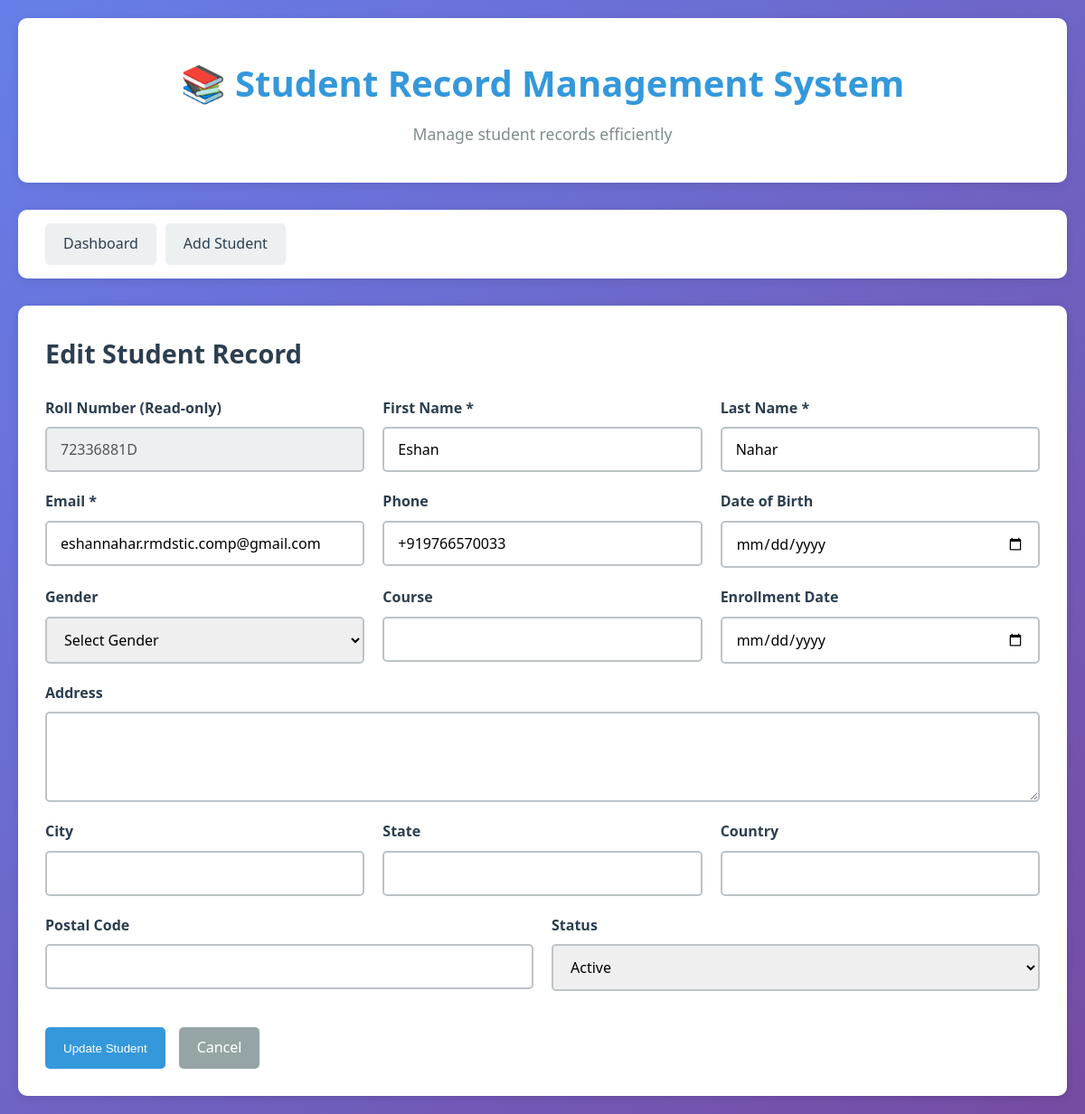
The page /edit_student.php?id=3 on the database its author committed.
### tables this page shows
CREATE TABLE students (
        id INTEGER PRIMARY KEY AUTOINCREMENT,
        roll_number TEXT UNIQUE NOT NULL,
        first_name TEXT NOT NULL,
        last_name TEXT NOT NULL,
        email TEXT UNIQUE NOT NULL,
        phone TEXT,
        date_of_birth DATE,
        gender TEXT,
        address TEXT,
        city TEXT,
        state TEXT,
        country TEXT,
        postal_code TEXT,
        course TEXT,
        enrollment_date DATE,
        status TEXT DEFAULT 'Active',
        created_at TIMESTAMP DEFAULT CURRENT_TIMESTAMP,
        updated_at TIMESTAMP DEFAULT CURRENT_TIMESTAMP
    );

### edit_student.php (the view, shortened to what this page needs)
<?php
require_once 'db.php';
$student_id = intval($_GET['id']);
$student = null;
try {
    if (DB_TYPE === 'sqlite') {
        $query = "SELECT * FROM students WHERE id = ?";
        $stmt = $conn->prepare($query);
        $stmt->execute([$student_id]);
        $student = $stmt->fetch(PDO::FETCH_ASSOC);
    } else if (DB_TYPE === 'mysql') {
        $query = "SELECT * FROM students WHERE id = $student_id";
        $result = $conn->query($query);
        $student = $result->fetch_assoc();
    }
} catch (Exception $e) {
    header('Location: index.php');
    exit;
}
?>
<!DOCTYPE html>
<html lang="en">
<head>
    <link rel="stylesheet" href="assets/css/style.css">
</head>
<body>
    <div class="container">
        <div class="header">
            <h1>📚 Student Record Management System</h1>
            <p>Manage student records efficiently</p>
        </div>
        <nav class="navbar">
            <a href="index.php" class="nav-link">Dashboard</a>
            <a href="add_student.php" class="nav-link">Add Student</a>
        </nav>
        <div class="form-container">
            <h2>Edit Student Record</h2>
            <form method="POST" class="student-form">
                <div class="form-row">
                    <div class="form-group">
                        <label for="roll_number">Roll Number (Read-only)</label>
                        <input type="text" id="roll_number" name="roll_number"
                            value="<?php echo htmlspecialchars($student['roll_number']); ?>"
                            readonly disabled>
                    </div>
                    <div class="form-group">
                        <label for="first_name">First Name *</label>
                        <input type="text" id="first_name" name="first_name"
                            value="<?php echo htmlspecialchars($student['first_name']); ?>"
                            required>
                    </div>
                    <div class="form-group">
                        <label for="last_name">Last Name *</label>
                        <input type="text" id="last_name" name="last_name"
                            value="<?php echo htmlspecialchars($student['last_name']); ?>"
                            required>
                    </div>
                </div>
                <div class="form-row">
                    <div class="form-group">
                        <label for="email">Email *</label>
                        <input type="email" id="email" name="email"
                            value="<?php echo htmlspecialchars($student['email']); ?>"
                            required>
                    </div>
                    <div class="form-group">
                        <label for="phone">Phone</label>
                        <input type="tel" id="phone" name="phone"
                            value="<?php echo htmlspecialchars($student['phone'] ?? ''); ?>">
                    </div>
                    <div class="form-group">
                        <label for="dob">Date of Birth</label>
                        <input type="date" id="dob" name="dob"
                            value="<?php echo htmlspecialchars($student['date_of_birth'] ?? ''); ?>">
                    </div>
                </div>
                <div class="form-row">
                    <div class="form-group">
                        <label for="gender">Gender</label>
                        <select id="gender" name="gender">
                            <option value="">Select Gender</option>
                        </select>
                    </div>
                    <div class="form-group">
                        <label for="course">Course</label>
                        <input type="text" id="course" name="course"
                            value="<?php echo htmlspecialchars($student['course'] ?? ''); ?>">
                    </div>
                    <div class="form-group">
                        <label for="enrollment_date">Enrollment Date</label>
                        <input type="date" id="enrollment_date" name="enrollment_date"
                            value="<?php echo htmlspecialchars($student['enrollment_date'] ?? ''); ?>">
                    </div>
                </div>
                <div class="form-group full-width">
                    <label for="address">Address</label>
                    <textarea id="address" name="address" rows="3"><?php echo htmlspecialchars($student['address'] ?? ''); ?></textarea>
                </div>
                <div class="form-row">
                    <div class="form-group">
                        <label for="city">City</label>
                        <input type="text" id="city" name="city"
                            value="<?php echo htmlspecialchars($student['city'] ?? ''); ?>">
                    </div>
                    <div class="form-group">
                        <label for="state">State</label>
                        <input type="text" id="state" name="state"
                            value="<?php echo htmlspecialchars($student['state'] ?? ''); ?>">
                    </div>
                    <div class="form-group">
                        <label for="country">Country</label>
                        <input type="text" id="country" name="country"
                            value="<?php echo htmlspecialchars($student['country'] ?? ''); ?>">
                    </div>
                </div>
                <div class="form-row">
                    <div class="form-group">
                        <label for="postal_code">Postal Code</label>
                        <input type="text" id="postal_code" name="postal_code"
                            value="<?php echo htmlspecialchars($student['postal_code'] ?? ''); ?>">
                    </div>
                    <div class="form-group">
                        <label for="status">Status</label>
                        <select id="status" name="status">
                            <option value="Active" <?php echo ($student['status'] === 'Active') ? 'selected' : ''; ?>>Active</option>
                        </select>
                    </div>
                </div>
                <div class="form-buttons">
                    <button type="submit" class="btn btn-primary">Update Student</button>
                    <a href="view_student.php?id=<?php echo $student['id']; ?>" class="btn btn-secondary">Cancel</a>
                </div>
            </form>
        </div>
    </div>
</body>
</html>

### assets/css/style.css (style rules this page uses)
* { margin: 0; padding: 0; box-sizing: border-box; }
:root { --primary-color: #3498db; --secondary-color: #2c3e50; --success-color: #27ae60; --danger-color: #e74c3c; --warning-color: #f39c12; --light-color: #ecf0f1; --dark-color: #2c3e50; --text-color: #333; --border-color: #bdc3c7; --shadow: 0 2px 10px rgba(0, 0, 0, 0.1); }
body { font-family: 'Segoe UI', Tahoma, Geneva, Verdana, sans-serif; background: linear-gradient(135deg, #667eea 0%, #764ba2 100%); min-height: 100vh; color: var(--text-color); line-height: 1.6; }
.container { max-width: 1200px; margin: 0 auto; padding: 20px; }
.header { background: white; padding: 40px 30px; border-radius: 10px; margin-bottom: 30px; box-shadow: var(--shadow); text-align: center; }
.header h1 { color: var(--primary-color); font-size: 2.5em; margin-bottom: 10px; }
.header p { color: #7f8c8d; font-size: 1.1em; }
.navbar { display: flex; gap: 10px; margin-bottom: 30px; background: white; padding: 15px 30px; border-radius: 10px; box-shadow: var(--shadow); flex-wrap: wrap; }
.nav-link { padding: 10px 20px; background: var(--light-color); color: var(--secondary-color); text-decoration: none; border-radius: 5px; transition: all 0.3s ease; font-weight: 500; }
.btn { padding: 10px 20px; border: none; border-radius: 5px; cursor: pointer; text-decoration: none; font-weight: 500; transition: all 0.3s ease; display: inline-block; text-align: center; }
.btn-primary { background: var(--primary-color); color: white; }
.btn-secondary { background: #95a5a6; color: white; }
.form-container { background: white; padding: 30px; border-radius: 10px; box-shadow: var(--shadow); }
.form-container h2 { color: var(--secondary-color); margin-bottom: 25px; font-size: 1.8em; }
.student-form { display: flex; flex-direction: column; gap: 20px; }
.form-row { display: grid; grid-template-columns: repeat(auto-fit, minmax(250px, 1fr)); gap: 20px; }
.form-group { display: flex; flex-direction: column; }
.form-group.full-width { grid-column: 1 / -1; }
.form-group label { margin-bottom: 8px; font-weight: 600; color: var(--secondary-color); }
.form-group input, .form-group textarea, .form-group select { padding: 12px 15px; border: 2px solid var(--border-color); border-radius: 5px; font-size: 1em; font-family: inherit; transition: border-color 0.3s ease; }
.form-group input:disabled, .form-group input:read-only { background: var(--light-color); cursor: not-allowed; }
.form-group textarea { resize: vertical; min-height: 100px; }
.form-buttons { display: flex; gap: 15px; margin-top: 20px; flex-wrap: wrap; }

### rows shown on the page
students: roll_number "72336881D", first_name "Eshan", last_name "Nahar", email "eshannahar.rmdstic.comp@gmail.com", phone "+919766570033", status "Active"
